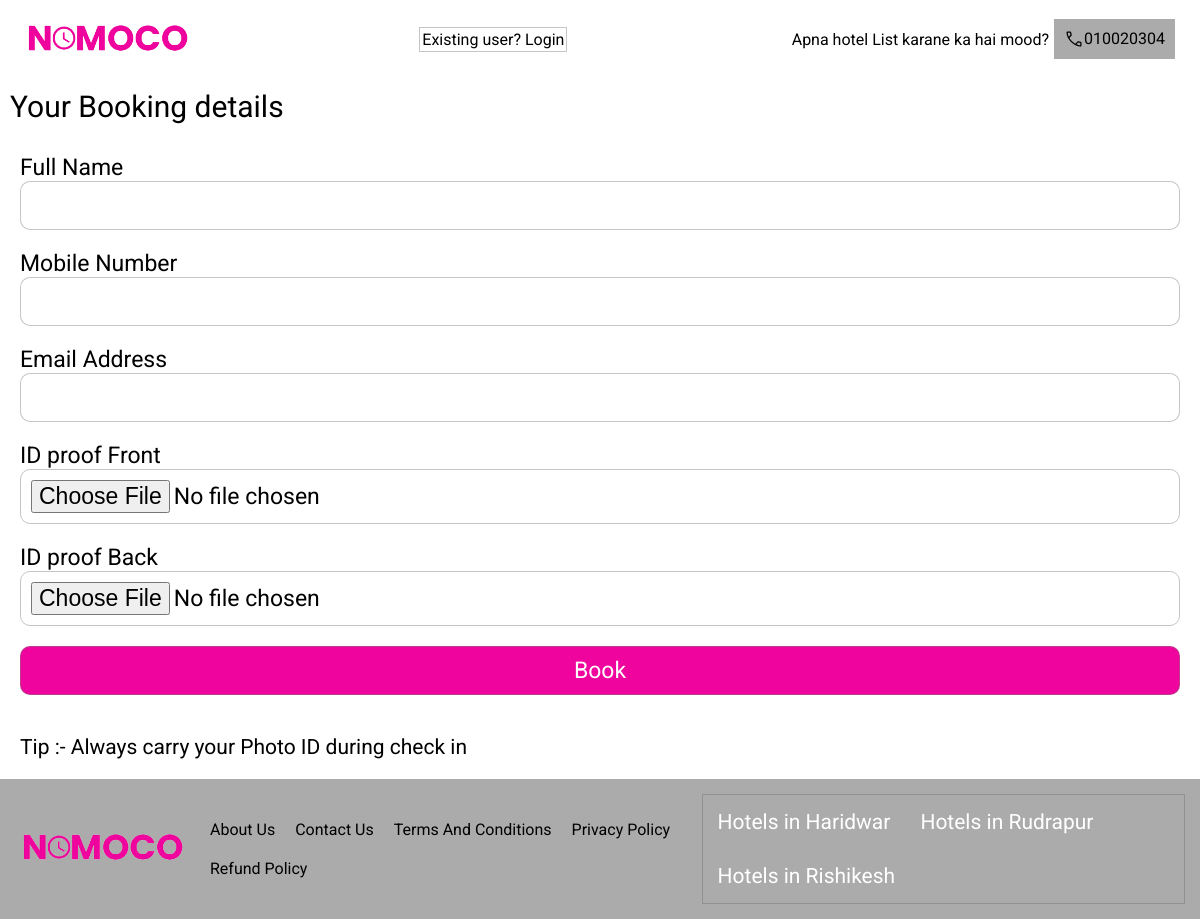
The page /booking on the database its author committed.
### hotel/models.py (models this page shows, shortened)
class Designation(models.Model):
    name = models.CharField(max_length=255, blank=False)
    image = models.ImageField(upload_to = designation_directory_path)
    footer = models.BooleanField(default=False)
    active = models.BooleanField(default=True)

### hotel/views.py (the view, shortened to what this page needs)
# urls.py: path('booking', views.booking, name='booking'),
def booking(request):
    context = {}
    context['designation'] = designation
    context['style'] = 'booking.css'
    return render(request, 'hotel/booking.html', context)

### hotel/templates/hotel/booking.html (shortened to what this page needs)
{% extends 'base.html' %}
{% block content %}
<div class="booking">
    <span>Your Booking details</span>
    <form action="" method="post">
        <div>
        <label for="">Full Name</label>
        <input type="text" name="name" {% if request.user.is_authenticated %}value="{{request.user.name}}"{% endif %}></div>
        <div><label for="">Mobile Number</label>
        <input type="text"  {% if request.user.is_authenticated %}value="{{request.user.phone}}"{% endif %}name="phone"></div>
        <div><label for="">Email Address</label>
        <input type="text" {% if request.user.is_authenticated %}value="{{request.user.email}}"{% endif %} name="email"></div>
        <div><label for="">ID proof Front</label>
        <input type="file" name="front_id"></div>
        <div><label for="">ID proof Back</label>
        <input type="file" name="back_id"></div>
        <div>
            <input type="submit" value="Book">
        </div>
    </form>
    <p>Tip :- Always carry your Photo ID during check in</p>
</div>
{% endblock content %}

### templates/base.html (shortened to what this page needs)
{% load static %}
{% static "" as baseURL %}
<!DOCTYPE html>
<html lang="en">
<head>
    <link rel="stylesheet" href="{% static 'css/style.css' %}">
    <link rel="stylesheet" href="{{baseURL}}css/{{style}}">
</head>
<body>
    <header>
        <nav>
            <div class="logo">
                <a href="{% url 'index' %}"><img src="{% static 'images/logo.png' %}" alt="NOMOCO"></a>
            </div>
            <div class="login">
                <a href="{% url 'login' %}">Existing user? Login </a>
            </div>
            <div class="info">
                <div class="contact">
                    <span>Apna hotel List karane ka hai mood?</span>
                    <a href="tel:9520315158">
                        <img src="{% static 'images/call.svg' %}" alt="call icon">
                        010020304
                    </a>
                </div>
            </div>
        </nav>
    </header>
    <main>{% block content %} {% endblock content %}</main>
    <footer>
        <div class="logo">
            <a href=""><img src="{% static 'images/logo.png' %}" alt="NOMOCO"></a>
        </div>
        <div class="links">
            <a href="">About Us</a>
            <a href="">Contact Us</a>
            <a href="">Terms And Conditions</a>
            <a href="">Privacy Policy</a>
            <a href="">Refund Policy</a>
        </div>
        <div class="footer-designations">
            {% for i in designation %}
            <p>Hotels in {{i.name}}</p>
            {% endfor %}
        </div>
    </footer>
</body>
</html>

### static/css/style.css (style rules this page uses)
* { margin: 0; padding: 0; font-family: 'Roboto', sans-serif; box-sizing: border-box; transition: 0.1s ease-in all; }
.logo img { width: 175px; }
nav { display: flex; align-items: center; justify-content: space-between; padding: 10px 20px; }
.contact { display: flex; align-items: center; justify-content: center; }
.contact > a > img { height: 20px; }
.contact > a { display: flex; background-color: rgba(128, 128, 128, 0.661); padding: 10px; text-align: center; text-decoration: none; color: black; margin: 5px; }
.login a { color: black; text-decoration: none; border: 1px solid rgba(128, 128, 128, 0.455); padding: 2px; }
footer { background-color: rgba(128, 128, 128, 0.661); display: flex; justify-content: space-between; padding: 15px; align-items: center; }
footer > .links { display: flex; padding: 10px; flex-wrap: wrap; }
footer > .links > a { margin: 10px; text-align: center; color: black; text-decoration: none; }
.info { display: flex; justify-content: space-between; align-items: center; }
.footer-designations { width: 50%; display: flex; flex-wrap: wrap; gap: 10px; color: white; border: 1px solid rgba(128, 128, 128, 0.581); padding: 5px; font-size: 12px; align-self: flex-start; }

### static/css/booking.css (style rules this page uses)
.booking { padding: 10px; }
.booking span { font-size: 30px; }
form { display: flex; flex-direction: column; gap: 20px; padding: 10px; margin: 20px 0; }
form div { display: flex; flex-direction: column; justify-content: center; font-size: 23px; }
form input { font-size: 23px; padding: 10px; border-radius: 10px; border: 1px solid rgba(128, 128, 128, 0.453); }
form input[type="submit"] { background-color: rgb(239, 4, 157); color: white; cursor: pointer; }
p { font-size: 21px; padding: 10px; }

### rows shown on the page
Designation: name "Haridwar"
Designation: name "Rudrapur"
Designation: name "Rishikesh"
